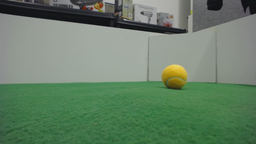
#> input picture resource/1706889666199632264.png, 256 x 144 px, shrunk from 1280 x 720 before the run; its folder holds 4 pictures in this run
$ python find_range.py
#> lines starting #> are read from the running program, lines starting #| are printed output that depends on the picture; pictures that were not available may be replaced by others from this repository, and a replacement may not be noted
#!/usr/bin/python3
import os
import numpy as np
import cv2 as cv

def find_range(mask_files, typ, space, cutoff):
#> called with typ = 'ball', space = 'hsv', cutoff = 0.05
    stat = np.zeros((3, 256), dtype=np.int32)

    for mask_file in mask_files:
        # Load
        image_file = os.path.dirname(os.path.dirname(mask_file)) + "/" + os.path.basename(mask_file)
        image = cv.imread(image_file)
#> image is the input picture: shape (144, 256, 3); mean B, G, R 104.1, 128.1, 103.4
        image = cv.GaussianBlur(image, (5, 5), 5)
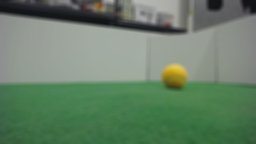
#> image: shape (144, 256, 3); mean B, G, R 104.1, 128.1, 103.4
        mask = cv.imread(mask_file, cv.IMREAD_GRAYSCALE)
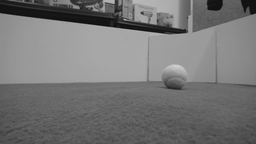
#> mask: shape (144, 256); min 10, max 208, mean 117.5

        # Convert to space
        if space == "bgr":
            pass
        elif space == "hsv":
            image = cv.cvtColor(image, cv.COLOR_BGR2HSV)
#> image: shape (144, 256, 3); mean H, S, V 64.2, 58.8, 128.7
        else: raise Exception("Invalid canny_space")

        # Count
        for i in range(mask.shape[0]):
            for j in range(mask.shape[1]):
                if (mask[i, j] != 0):
                    stat[0, image[i, j, 0]] += 1
                    stat[1, image[i, j, 1]] += 1
                    stat[2, image[i, j, 2]] += 1

    # Cut off
    min = np.zeros((3), dtype=np.int32)
    max = np.zeros((3), dtype=np.int32)
    for i in range(3):
        total = np.sum(stat[i])
        sum = 0
        for j in range(256):
            sum += stat[i, j]
            min[i] = j
            if sum / total > cutoff / 2: break
        sum = 0
        for j in range(256-1, -1, -1):
            sum += stat[i, j]
            max[i] = j
            if sum / total > cutoff / 2: break
#> after the loop, max = [120, 128, 171]; min = [28, 4, 33]

    # Print
    print(f"{typ}_lower = ({min[0]}, {min[1]}, {min[2]})")
#| ball_lower = (28, 4, 33)
    print(f"{typ}_upper = ({max[0]}, {max[1]}, {max[2]})")
#| ball_upper = (120, 128, 171)
    print(f"{typ}_color_min: [{min[0]},{min[1]},{min[2]}]")
#| ball_color_min: [28,4,33]
    print(f"{typ}_color_max: [{max[0]},{max[1]},{max[2]}]")
#| ball_color_max: [120,128,171]

def find_png(directory):
    return [ directory + "/" + f for f in os.listdir(directory) if os.path.isfile(directory + "/" + f) and f.split('.')[-1] == "png" ]

def main():
    directory = os.path.dirname(os.path.realpath(__file__))
    ball_masks = find_png(directory + "/ball")
    wall_masks = find_png(directory + "/wall")
    grass_masks = find_png(directory + "/grass")
    find_range(ball_masks, "ball", "hsv", 0.05)
    find_range(wall_masks, "wall", "hsv", 0.01)
#| wall_lower = (13, 2, 22)
#| wall_upper = (135, 199, 183)
#| wall_color_min: [13,2,22]
#| wall_color_max: [135,199,183]
    find_range(grass_masks, "grass", "hsv", 0.05)
#| grass_lower = (28, 4, 33)
#| grass_upper = (120, 128, 171)
#| grass_color_min: [28,4,33]
#| grass_color_max: [120,128,171]

if __name__ == "__main__":
    main()

$ run again, on resource/1706889855079560018.png
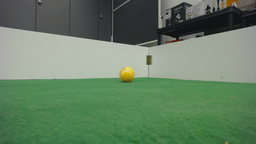
#> input picture resource/1706889855079560018.png, 256 x 144 px, shrunk from 1280 x 720 before the run
#> in find_range, image is the input picture: shape (144, 256, 3); mean B, G, R 100.4, 127.5, 101.5
#> in find_range, `image = cv.GaussianBlur(image, (5, 5), 5)`:
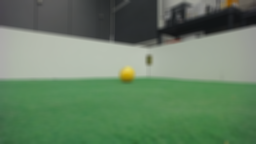
#> image: shape (144, 256, 3); mean B, G, R 100.4, 127.5, 101.5
#> in find_range, `mask = cv.imread(mask_file, cv.IMREAD_GRAYSCALE)`:
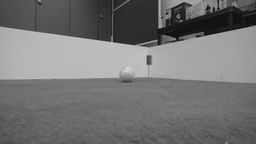
#> mask: shape (144, 256); min 7, max 214, mean 116.2
#| ball_lower = (25, 3, 28)
#| ball_upper = (110, 124, 192)
#| ball_color_min: [25,3,28]
#| ball_color_max: [110,124,192]
#| wall_lower = (0, 0, 21)
#| wall_upper = (130, 140, 193)
#| wall_color_min: [0,0,21]
#| wall_color_max: [130,140,193]
#| grass_lower = (25, 3, 28)
#| grass_upper = (110, 124, 192)
#| grass_color_min: [25,3,28]
#| grass_color_max: [110,124,192]

$ run again, on resource/1706889875622627168.png
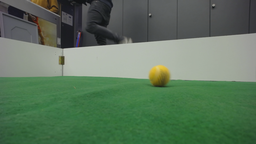
#> input picture resource/1706889875622627168.png, 256 x 144 px, shrunk from 1280 x 720 before the run
#> in find_range, image is the input picture: shape (144, 256, 3); mean B, G, R 91.9, 116.5, 91.3
#> in find_range, `image = cv.GaussianBlur(image, (5, 5), 5)`:
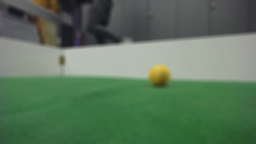
#> image: shape (144, 256, 3); mean B, G, R 91.9, 116.5, 91.3
#> in find_range, `mask = cv.imread(mask_file, cv.IMREAD_GRAYSCALE)`:
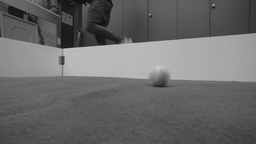
#> mask: shape (144, 256); min 14, max 201, mean 105.7
#| ball_lower = (24, 6, 42)
#| ball_upper = (125, 138, 188)
#| ball_color_min: [24,6,42]
#| ball_color_max: [125,138,188]
#| wall_lower = (0, 2, 31)
#| wall_upper = (150, 173, 189)
#| wall_color_min: [0,2,31]
#| wall_color_max: [150,173,189]
#| grass_lower = (24, 6, 42)
#| grass_upper = (125, 138, 188)
#| grass_color_min: [24,6,42]
#| grass_color_max: [125,138,188]
